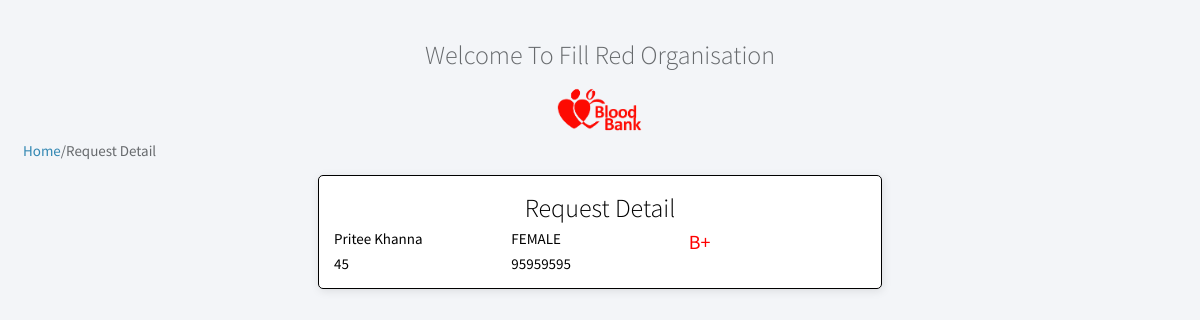
Screenshot of /requestInfo.php?pass=ppa with the database file from the repository.
### tables this page shows
CREATE TABLE `request` (
  `rid` varchar(10) NOT NULL,
  `pId` varchar(10) DEFAULT NULL,
  `date` date NOT NULL,
  `units` int(2) NOT NULL,
  `unitsRecieved` int(2) NOT NULL DEFAULT '0'
);

CREATE TABLE `patient` (
  `pid` varchar(10) NOT NULL,
  `pFName` varchar(20) NOT NULL,
  `pLName` varchar(20) NOT NULL,
  `pSex` varchar(6) NOT NULL,
  `pAge` int(3) NOT NULL,
  `pAdress` varchar(100) DEFAULT NULL,
  `pPhoneNo` int(10) DEFAULT NULL,
  `pBloodGroup` varchar(3) DEFAULT NULL,
  `p_pincode` int(6) NOT NULL,
  `p_city` varchar(20) DEFAULT NULL
);

### requestInfo.php (the view, shortened to what this page needs)
<!doctype html>
<html lang="en">
<head>
	<link rel="stylesheet" href="./css/index.css">
	<link rel="stylesheet" href="./css/extra.css">
	<link rel="stylesheet" href="https://use.fontawesome.com/releases/v5.5.0/css/all.css">
</head>
<body>
	<div class="container">
		<div class="row text-center">
			<h1 class="heading">Welcome To Fill Red Organisation</h1>
		</div>
		<div class="row text-center">
			<center><img class="head-img" src="blood-bank.png"></center>
		</div>
		<div class="row">
			<span class=""><a href="./index.php">Home</a>/Request Detail</span>
		</div>
		<div class="row card black-text border">
			<div class="black-text padding">
				<h2 class="heading">Request Detail</h2>
				<?php
					include "./DB/DbConnection.php";
						if ($_SERVER['REQUEST_METHOD'] == 'GET') {
							$query='SELECT * FROM patient,request WHERE request.rid="'.$_GET['pass'].'" AND request.pid=patient.pid';
							$result = mysqli_query($connection,$query);
							if(mysqli_num_rows($result)>0){
							while ($row = mysqli_fetch_array($result)) {
								echo '<div class="align-row row-3">
								<div class="float-left col">'.$row['pFName'].' '.$row['pLName'].'</div>';
								echo '<div class="float-center col">'.$row['pSex'].'</div>';
								echo '<div class="float-right col"><span class="red-text">'.$row['pBloodGroup'].' </span></div>';
								echo '<div class="float-center col">'.$row['units'].'</div>';
								echo '<div class="float-center col">'.$row['pPhoneNo'].'</div>';
								echo'</div>';
								}
							}
							else{
								echo"No Donors Available at the mmoment.";
								}
							}
					?>
			</div>
		</div>
	</div>
</body>
<html>

### css/index.css (style rules this page uses)
html { position: relative; min-height: 100%; margin: 0; }
a { text-decoration: none; color: #3287B2; }
body { padding: 15px; background-color: #F3F5F8; font-family: "Source Sans Pro", sans-serif; font-size: 15px; color: #676a6d; }
.container { margin: 0; padding: 15px; }
.row { display: grid; margin-right: -15px; margin-left: -15px; }
.heading { text-align: center; margin-top: 0; margin-bottom: 5px; font-size: 26px; font-weight: 300; }
.card { -moz-box-shadow: 1px 2px 10px 0 rgba(0, 0, 0, 0.1); -webkit-box-shadow: 1px 2px 10px 0 rgba(0, 0, 0, 0.1); box-shadow: 1px 2px 10px 0 rgba(0, 0, 0, 0.1); -webkit-border-radius: 5px; -moz-border-radius: 5px; border-radius: 5px; width: 50%; margin: 0 auto; margin-top: 15px; background-color: #fff; }
.text-center { text-align: center; }
.head-img { width: 10%; margin-top: 0 auto; text-align: center; }
.border { border: 1px solid black; }
.col { grid-column: 1fr; margin: 0px 4px 0px 0 ; }
.align-row { display: flex; flex-direction: row; }
.padding { padding: 15px; }
.float-left { float: left; }
.float-right { float: right; }
.row-3 { display: grid; grid-template-columns: 33.33% 33.33% 33.33%; }
.red-text { color: red; font-size: 20px; }

### css/extra.css (style rules this page uses)
.black-text { color: black; }

### rows the page displays
request: pId.pFName "Pritee", pId.pLName "Khanna", pId.pSex "FEMALE", pId.pBloodGroup "B+", units "45", pId.pPhoneNo "95959595"
